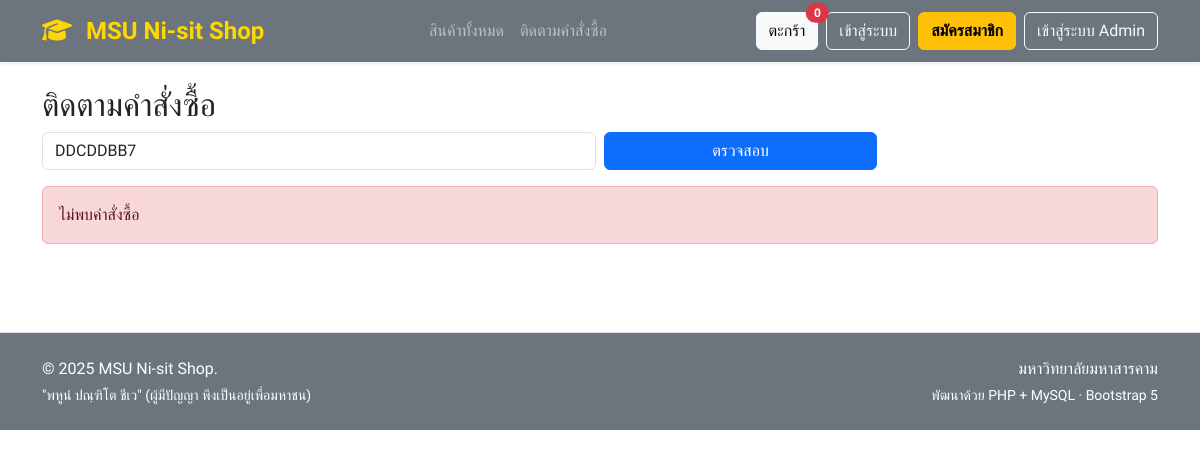
Before: /track.php?code=DDCDDBB7 with the older database file.
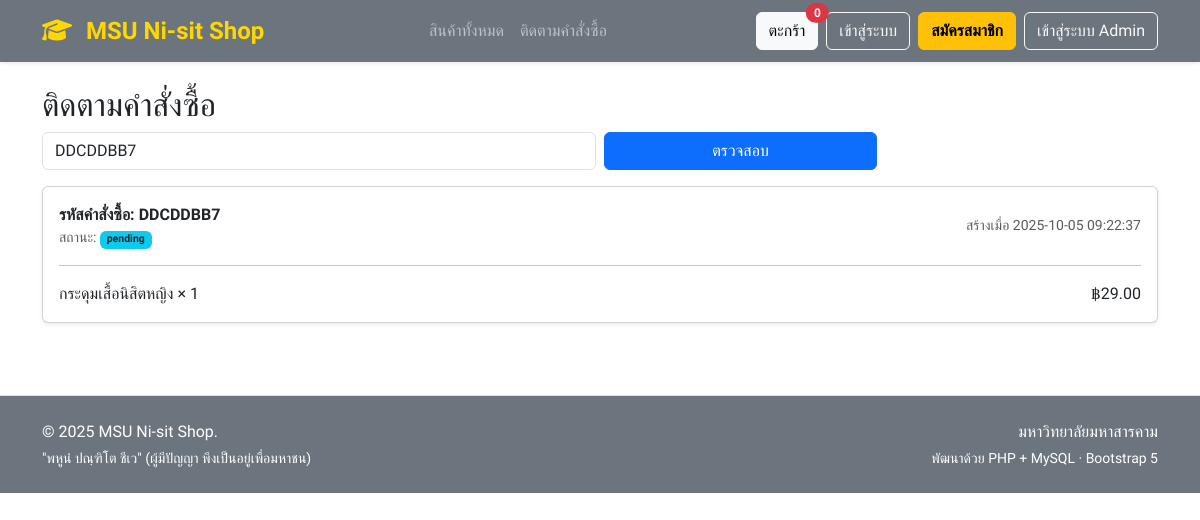
After: the same page with the newer database file.
### tables this page shows
CREATE TABLE `orders` (
  `id` int(11) NOT NULL,
  `order_code` varchar(12) NOT NULL,
  `user_name` varchar(150) NOT NULL,
  `user_phone` varchar(50) NOT NULL,
  `user_email` varchar(150) DEFAULT NULL,
  `pickup_option` enum('pickup','delivery') NOT NULL DEFAULT 'pickup',
  `pickup_date` date DEFAULT NULL,
  `payment_method` varchar(50) DEFAULT NULL,
  `status` enum('pending','confirmed','preparing','ready_for_pickup','picked_up','cancelled') NOT NULL DEFAULT 'pending',
  `created_at` timestamp NOT NULL DEFAULT current_timestamp()
);

CREATE TABLE `order_items` (
  `id` int(11) NOT NULL,
  `order_id` int(11) NOT NULL,
  `product_id` int(11) NOT NULL,
  `size` varchar(20) DEFAULT NULL,
  `qty` int(11) NOT NULL,
  `unit_price` decimal(10,2) NOT NULL
);

CREATE TABLE `products` (
  `id` int(11) NOT NULL,
  `sku` varchar(50) DEFAULT NULL,
  `name` varchar(150) NOT NULL,
  `description` text DEFAULT NULL,
  `price` decimal(10,2) NOT NULL DEFAULT 0.00,
  `stock` int(11) NOT NULL DEFAULT 0,
  `expected_restock_date` date DEFAULT NULL,
  `image` varchar(255) DEFAULT NULL,
  `is_active` tinyint(1) NOT NULL DEFAULT 1,
  `created_at` timestamp NOT NULL DEFAULT current_timestamp(),
  `updated_at` timestamp NOT NULL DEFAULT current_timestamp() ON UPDATE current_timestamp()
);

### functions.php (called while the page is built, shortened)
<?php
function money($n) { return number_format((float)$n, 2); }

### track.php (the view)
<?php require_once __DIR__ . '/db.php'; require_once __DIR__ . '/partials/header.php';
$code = trim($_GET['code'] ?? '');
$order = null; $items = [];
if ($code !== '') {
$st = $pdo->prepare('SELECT * FROM orders WHERE order_code = ?');
$st->execute([$code]);
$order = $st->fetch();
if ($order) {
$it = $pdo->prepare('SELECT oi.*, p.name FROM order_items oi JOIN products p ON p.id=oi.product_id WHERE order_id = ?');
$it->execute([$order['id']]);
$items = $it->fetchAll();
}
}
?>
<h2>ติดตามคำสั่งซื้อ</h2>
<form class="row g-2 mb-3" method="get">
<div class="col-md-6">
<input class="form-control" type="text" name="code" placeholder="เช่น ABCD1234" value="<?= htmlspecialchars($code) ?>">
</div>
<div class="col-md-3">
<button class="btn btn-primary w-100">ตรวจสอบ</button>
</div>
</form>
<?php if ($code !== '' && !$order): ?>
<div class="alert alert-danger">ไม่พบคำสั่งซื้อ</div>
<?php endif; ?>
<?php if ($order): ?>
<div class="card card-body shadow-sm">
<div class="d-flex justify-content-between align-items-center">
<div>
<div class="fw-bold">รหัสคำสั่งซื้อ: <?= htmlspecialchars($order['order_code']) ?></div>
<div class="text-muted small">สถานะ: <span class="badge bg-info text-dark"><?= htmlspecialchars($order['status']) ?></span></div>
</div>
<div class="text-end small text-muted">สร้างเมื่อ <?= htmlspecialchars($order['created_at']) ?></div>
</div>
<hr>
<?php foreach ($items as $it): ?>
<div class="d-flex justify-content-between">
<span><?= htmlspecialchars($it['name']) ?> × <?= (int)$it['qty'] ?></span>
<span>฿<?= money($it['unit_price']*$it['qty']) ?></span>
</div>
<?php endforeach; ?>
</div>
<?php endif; ?>
<?php require_once __DIR__ . '/partials/footer.php'; ?>

Changed rows visible on the page:
now on this page (row edited): orders: order_code "DDCDDBB7", status "pending", created_at "2025-10-05 09:22:37"
now on this page (row edited): order_items: product.name "กระดุมเสื้อนิสิตหญิง", qty "1", money($it['unit_price']*$it['qty']) "29.00"
Other visible differences:
text no longer shown: "ไม่พบคำสั่งซื้อ"
text now shown: "รหัสคำสั่งซื้อ: สถานะ: สร้างเมื่อ"
